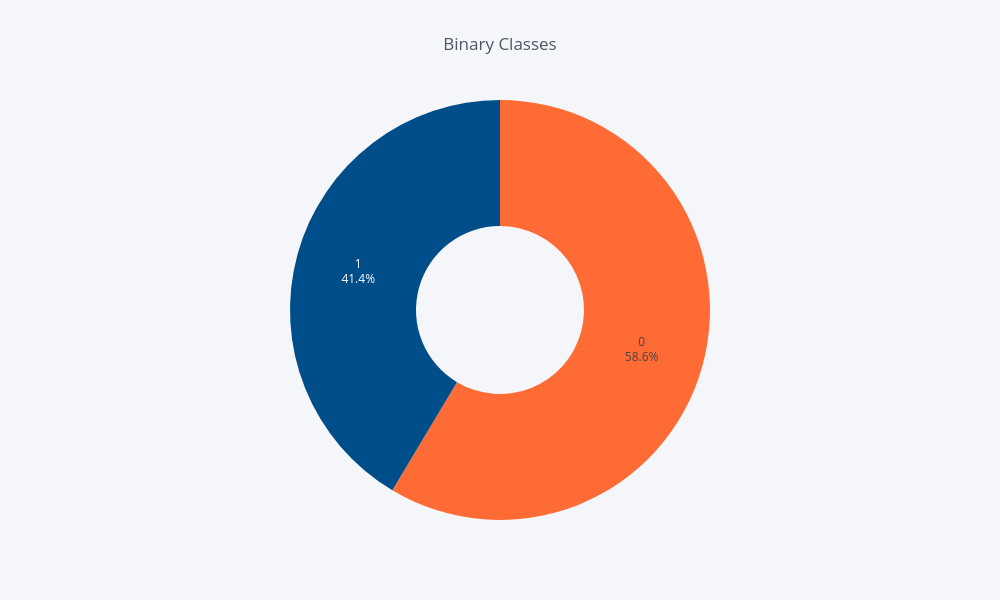

Notebook cell for this chart:
### Code cell
# check for class imbalanace, will address the issue through model parameter
data['Label'].value_counts().iplot(kind='pie', title='Binary Classes')

### Figure 1 — Plotly figure (JSON) as saved in the notebook; plotly's stock layout.template omitted (floating-point values rounded to 4 significant figures)
{"data": [{"hole": 0.4, "labels": [0.0, 1.0], "marker": {"colors": ["#FF6B35", "#004E89"]}, "textinfo": "label+percent", "type": "pie", "values": [841, 595]}], "layout": {"height": 600, "legend": {"bgcolor": "#F5F6F9", "font": {"color": "#4D5663"}}, "paper_bgcolor": "#F5F6F9", "plot_bgcolor": "#F5F6F9", "showlegend": false, "title": {"text": "Binary Classes"}, "width": 1000, "xaxis": {"gridcolor": "#E1E5ED", "showgrid": true, "tickfont": {"color": "#4D5663"}, "title": {"font": {"color": "#4D5663"}, "text": ""}, "zerolinecolor": "#E1E5ED"}, "yaxis": {"gridcolor": "#E1E5ED", "showgrid": true, "tickfont": {"color": "#4D5663"}, "title": {"font": {"color": "#4D5663"}, "text": ""}, "zerolinecolor": "#E1E5ED"}}}
